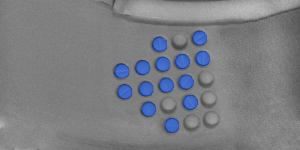
#> input picture Blobs Extraction/image.png, 300 x 150 px
$ python blob_detector.py
#> lines starting #> are read from the running program, lines starting #| are printed output that depends on the picture
import cv2
import numpy as np

im = cv2.imread('image.png', 0)
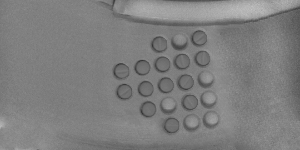
#> im: shape (150, 300); min 50, max 194, mean 126.4
params = cv2.SimpleBlobDetector_Params()
params.filterByColor = False
params.minThreshold = 65
params.maxThreshold = 93
params.blobColor = 0
params.minArea = 10
params.maxArea = 5000
params.filterByCircularity = True
params.filterByConvexity = True
params.minConvexity = 0
params.maxConvexity = 1.0
params.minCircularity = 0
params.maxCircularity = 1.0
#> (the run stopped early here; a loop or call above may not have finished)
